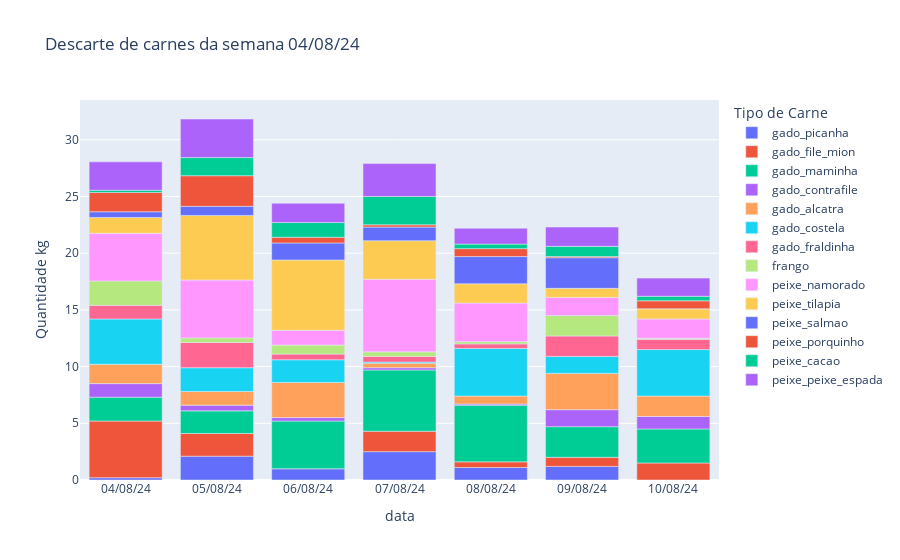

Notebook code cell kept with this figure:
### Code cell
fig_descarte = px.bar(descarte_por_kg, x=descarte_por_kg['data'], y=descarte_por_kg.columns, title= f'Descarte de carnes da semana {descarte_por_kg['data'][0]}', labels={'value': 'Quantidade kg', 'variable': 'Tipo de Carne'})
fig_descarte.show()

### Figure 1 — Plotly figure (JSON) as saved in the notebook; plotly's stock layout.template omitted (floating-point values rounded to 4 significant figures)
{"data": [{"alignmentgroup": "True", "hovertemplate": "Tipo de Carne=gado_picanha<br>data=%{x}<br>Quantidade kg=%{y}<extra></extra>", "legendgroup": "gado_picanha", "marker": {"color": "#636efa", "pattern": {"shape": ""}}, "name": "gado_picanha", "offsetgroup": "gado_picanha", "orientation": "v", "showlegend": true, "textposition": "auto", "type": "bar", "x": ["04/08/24", "05/08/24", "06/08/24", "07/08/24", "08/08/24", "09/08/24", "10/08/24"], "xaxis": "x", "y": [0.2, 2.1, 1, 2.5, 1.1, 1.2, 0], "yaxis": "y"}, {"alignmentgroup": "True", "hovertemplate": "Tipo de Carne=gado_file_mion<br>data=%{x}<br>Quantidade kg=%{y}<extra></extra>", "legendgroup": "gado_file_mion", "marker": {"color": "#EF553B", "pattern": {"shape": ""}}, "name": "gado_file_mion", "offsetgroup": "gado_file_mion", "orientation": "v", "showlegend": true, "textposition": "auto", "type": "bar", "x": ["04/08/24", "05/08/24", "06/08/24", "07/08/24", "08/08/24", "09/08/24", "10/08/24"], "xaxis": "x", "y": [5, 2, 0, 1.8, 0.5, 0.8, 1.5], "yaxis": "y"}, {"alignmentgroup": "True", "hovertemplate": "Tipo de Carne=gado_maminha<br>data=%{x}<br>Quantidade kg=%{y}<extra></extra>", "legendgroup": "gado_maminha", "marker": {"color": "#00cc96", "pattern": {"shape": ""}}, "name": "gado_maminha", "offsetgroup": "gado_maminha", "orientation": "v", "showlegend": true, "textposition": "auto", "type": "bar", "x": ["04/08/24", "05/08/24", "06/08/24", "07/08/24", "08/08/24", "09/08/24", "10/08/24"], "xaxis": "x", "y": [2.1, 2, 4.2, 5.4, 5, 2.7, 3], "yaxis": "y"}, {"alignmentgroup": "True", "hovertemplate": "Tipo de Carne=gado_contrafile<br>data=%{x}<br>Quantidade kg=%{y}<extra></extra>", "legendgroup": "gado_contrafile", "marker": {"color": "#ab63fa", "pattern": {"shape": ""}}, "name": "gado_contrafile", "offsetgroup": "gado_contrafile", "orientation": "v", "showlegend": true, "textposition": "auto", "type": "bar", "x": ["04/08/24", "05/08/24", "06/08/24", "07/08/24", "08/08/24", "09/08/24", "10/08/24"], "xaxis": "x", "y": [1.2, 0.5, 0.3, 0.2, 0.1, 1.5, 1.1], "yaxis": "y"}, {"alignmentgroup": "True", "hovertemplate": "Tipo de Carne=gado_alcatra<br>data=%{x}<br>Quantidade kg=%{y}<extra></extra>", "legendgroup": "gado_alcatra", "marker": {"color": "#FFA15A", "pattern": {"shape": ""}}, "name": "gado_alcatra", "offsetgroup": "gado_alcatra", "orientation": "v", "showlegend": true, "textposition": "auto", "type": "bar", "x": ["04/08/24", "05/08/24", "06/08/24", "07/08/24", "08/08/24", "09/08/24", "10/08/24"], "xaxis": "x", "y": [1.7, 1.2, 3.1, 0.4, 0.7, 3.2, 1.8], "yaxis": "y"}, {"alignmentgroup": "True", "hovertemplate": "Tipo de Carne=gado_costela<br>data=%{x}<br>Quantidade kg=%{y}<extra></extra>", "legendgroup": "gado_costela", "marker": {"color": "#19d3f3", "pattern": {"shape": ""}}, "name": "gado_costela", "offsetgroup": "gado_costela", "orientation": "v", "showlegend": true, "textposition": "auto", "type": "bar", "x": ["04/08/24", "05/08/24", "06/08/24", "07/08/24", "08/08/24", "09/08/24", "10/08/24"], "xaxis": "x", "y": [4, 2.1, 2, 0.1, 4.2, 1.5, 4.1], "yaxis": "y"}, {"alignmentgroup": "True", "hovertemplate": "Tipo de Carne=gado_fraldinha<br>data=%{x}<br>Quantidade kg=%{y}<extra></extra>", "legendgroup": "gado_fraldinha", "marker": {"color": "#FF6692", "pattern": {"shape": ""}}, "name": "gado_fraldinha", "offsetgroup": "gado_fraldinha", "orientation": "v", "showlegend": true, "textposition": "auto", "type": "bar", "x": ["04/08/24", "05/08/24", "06/08/24", "07/08/24", "08/08/24", "09/08/24", "10/08/24"], "xaxis": "x", "y": [1.2, 2.23, 0.5, 0.5, 0.4, 1.8, 0.9], "yaxis": "y"}, {"alignmentgroup": "True", "hovertemplate": "Tipo de Carne=frango<br>data=%{x}<br>Quantidade kg=%{y}<extra></extra>", "legendgroup": "frango", "marker": {"color": "#B6E880", "pattern": {"shape": ""}}, "name": "frango", "offsetgroup": "frango", "orientation": "v", "showlegend": true, "textposition": "auto", "type": "bar", "x": ["04/08/24", "05/08/24", "06/08/24", "07/08/24", "08/08/24", "09/08/24", "10/08/24"], "xaxis": "x", "y": [2.15, 0.4, 0.8, 0.4, 0.2, 1.8, 0.1], "yaxis": "y"}, {"alignmentgroup": "True", "hovertemplate": "Tipo de Carne=peixe_namorado<br>data=%{x}<br>Quantidade kg=%{y}<extra></extra>", "legendgroup": "peixe_namorado", "marker": {"color": "#FF97FF", "pattern": {"shape": ""}}, "name": "peixe_namorado", "offsetgroup": "peixe_namorado", "orientation": "v", "showlegend": true, "textposition": "auto", "type": "bar", "x": ["04/08/24", "05/08/24", "06/08/24", "07/08/24", "08/08/24", "09/08/24", "10/08/24"], "xaxis": "x", "y": [4.2, 5.1, 1.3, 6.4, 3.4, 1.6, 1.7], "yaxis": "y"}, {"alignmentgroup": "True", "hovertemplate": "Tipo de Carne=peixe_tilapia<br>data=%{x}<br>Quantidade kg=%{y}<extra></extra>", "legendgroup": "peixe_tilapia", "marker": {"color": "#FECB52", "pattern": {"shape": ""}}, "name": "peixe_tilapia", "offsetgroup": "peixe_tilapia", "orientation": "v", "showlegend": true, "textposition": "auto", "type": "bar", "x": ["04/08/24", "05/08/24", "06/08/24", "07/08/24", "08/08/24", "09/08/24", "10/08/24"], "xaxis": "x", "y": [1.4, 5.7, 6.2, 3.4, 1.7, 0.8, 0.9], "yaxis": "y"}, {"alignmentgroup": "True", "hovertemplate": "Tipo de Carne=peixe_salmao<br>data=%{x}<br>Quantidade kg=%{y}<extra></extra>", "legendgroup": "peixe_salmao", "marker": {"color": "#636efa", "pattern": {"shape": ""}}, "name": "peixe_salmao", "offsetgroup": "peixe_salmao", "orientation": "v", "showlegend": true, "textposition": "auto", "type": "bar", "x": ["04/08/24", "05/08/24", "06/08/24", "07/08/24", "08/08/24", "09/08/24", "10/08/24"], "xaxis": "x", "y": [0.5, 0.8, 1.5, 1.2, 2.4, 2.7, 0], "yaxis": "y"}, {"alignmentgroup": "True", "hovertemplate": "Tipo de Carne=peixe_porquinho<br>data=%{x}<br>Quantidade kg=%{y}<extra></extra>", "legendgroup": "peixe_porquinho", "marker": {"color": "#EF553B", "pattern": {"shape": ""}}, "name": "peixe_porquinho", "offsetgroup": "peixe_porquinho", "orientation": "v", "showlegend": true, "textposition": "auto", "type": "bar", "x": ["04/08/24", "05/08/24", "06/08/24", "07/08/24", "08/08/24", "09/08/24", "10/08/24"], "xaxis": "x", "y": [1.7, 2.7, 0.5, 0.2, 0.7, 0.1, 0.7], "yaxis": "y"}, {"alignmentgroup": "True", "hovertemplate": "Tipo de Carne=peixe_cacao<br>data=%{x}<br>Quantidade kg=%{y}<extra></extra>", "legendgroup": "peixe_cacao", "marker": {"color": "#00cc96", "pattern": {"shape": ""}}, "name": "peixe_cacao", "offsetgroup": "peixe_cacao", "orientation": "v", "showlegend": true, "textposition": "auto", "type": "bar", "x": ["04/08/24", "05/08/24", "06/08/24", "07/08/24", "08/08/24", "09/08/24", "10/08/24"], "xaxis": "x", "y": [0.2, 1.6, 1.3, 2.5, 0.4, 0.9, 0.4], "yaxis": "y"}, {"alignmentgroup": "True", "hovertemplate": "Tipo de Carne=peixe_peixe_espada<br>data=%{x}<br>Quantidade kg=%{y}<extra></extra>", "legendgroup": "peixe_peixe_espada", "marker": {"color": "#ab63fa", "pattern": {"shape": ""}}, "name": "peixe_peixe_espada", "offsetgroup": "peixe_peixe_espada", "orientation": "v", "showlegend": true, "textposition": "auto", "type": "bar", "x": ["04/08/24", "05/08/24", "06/08/24", "07/08/24", "08/08/24", "09/08/24", "10/08/24"], "xaxis": "x", "y": [2.5, 3.4, 1.7, 2.9, 1.4, 1.7, 1.6], "yaxis": "y"}], "layout": {"barmode": "relative", "legend": {"title": {"text": "Tipo de Carne"}, "tracegroupgap": 0}, "title": {"text": "Descarte de carnes da semana 04/08/24"}, "xaxis": {"anchor": "y", "domain": [0, 1], "title": {"text": "data"}}, "yaxis": {"anchor": "x", "domain": [0, 1], "title": {"text": "Quantidade kg"}}}}
